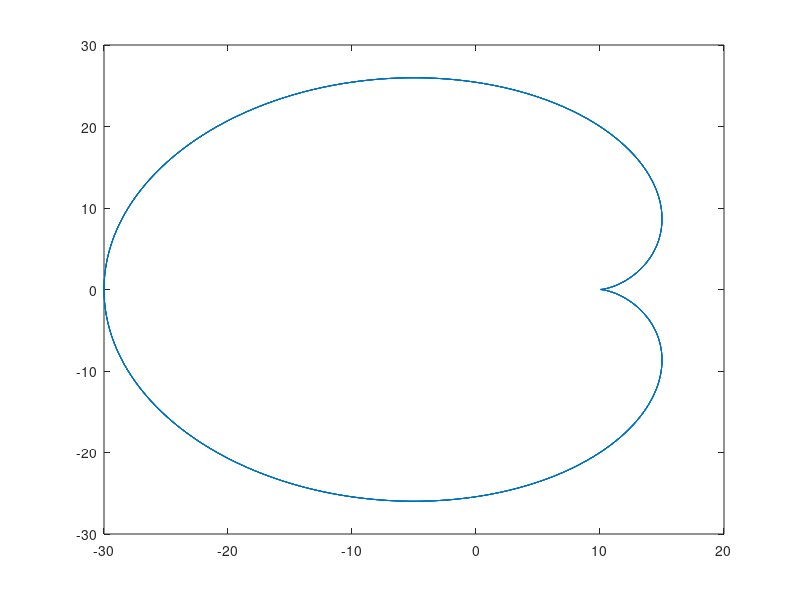

Recreate this plot in MATLAB.
a = 10;
b = 10;
t = 0:0.01:10*pi;
x = (a + b) .* cos(t) - b .* cos((a/b + 1) .* t);
y = (a + b) .* sin(t) - b .* sin((a/b + 1) .* t);
plot(x,y);